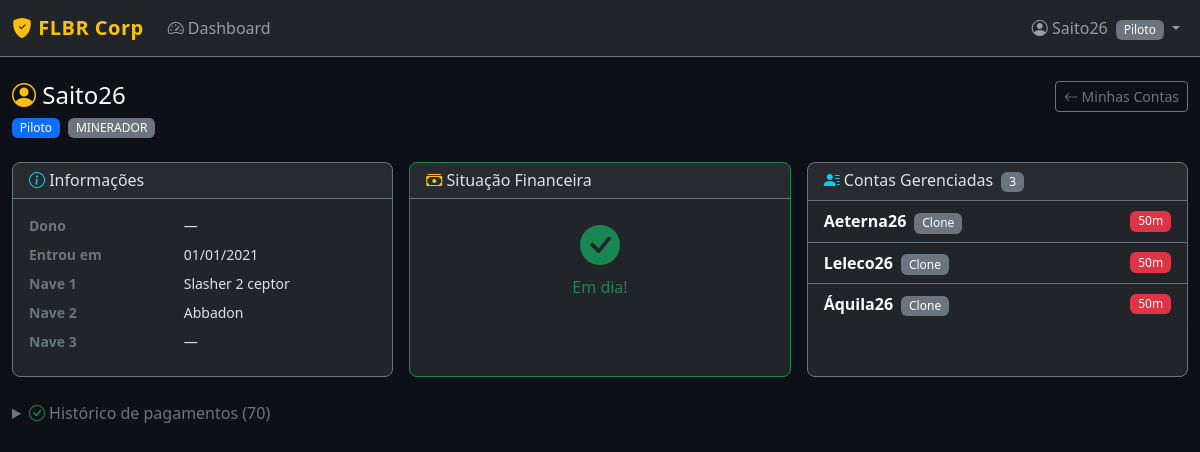
Page /players/86 (signed in) on the committed database.
### models.py (models this page shows, shortened)
class Player(UserMixin, db.Model):
    __tablename__ = 'players'
    id = db.Column(db.Integer, primary_key=True)
    name = db.Column(db.String(100), unique=True, nullable=False)
    category = db.Column(db.String(50), nullable=False)  # Novato, Clone, Piloto, Elite, Ministro, CEO, Contador, Administrador, Industrial
    occupation = db.Column(db.String(50))  # MINERADOR, PVE, PVP, ROLO
    account_owner = db.Column(db.String(100))  # nome real do dono
    parent_player_id = db.Column(db.Integer, db.ForeignKey('players.id'), nullable=True)
    doctrine_ship_1 = db.Column(db.String(100))
    doctrine_ship_2 = db.Column(db.String(100))
    doctrine_ship_3 = db.Column(db.String(100))
    has_outpost = db.Column(db.Boolean, default=False)
    join_date = db.Column(db.Date, default=date.today)
    password_hash = db.Column(db.String(256))
    active = db.Column(db.Boolean, default=True)
    created_at = db.Column(db.DateTime, default=datetime.utcnow)
    clones = db.relationship('Player', backref=db.backref('parent', remote_side=[id]),
                             foreign_keys=[parent_player_id])
    debts = db.relationship('Debt', backref='player', lazy='dynamic',
                            foreign_keys='Debt.player_id')
    attendances = db.relationship('EventAttendance', backref='player', lazy='dynamic')
    @property
    def is_novato(self):
        return self.category == 'Novato'
    @property
    def is_admin(self):
        return self.category in ADMIN_ROLES
    @property
    def can_view_all(self):
        return self.category in VIEW_ALL_ROLES
    @property
    def novato_over_limit(self):
        if not self.is_novato:
            return False
        delta = date.today() - self.join_date
        return delta.days > 90
    @property
    def total_debt(self):
        return db.session.query(db.func.sum(Debt.amount)).filter(
            Debt.player_id == self.id,
            Debt.paid == False
        ).scalar() or 0.0
    def get_accessible_player_ids(self):
        ids = {self.id}
        for clone in self.clones:
            if clone.active:
                ids.add(clone.id)
        owned = Player.query.filter(
            Player.account_owner == self.name,
            Player.active == True
        ).all()
        for p in owned:
            ids.add(p.id)
        return list(ids)
    def get_managed_accounts(self):
        all_ids = self.get_accessible_player_ids()
        return Player.query.filter(
            Player.id.in_(all_ids),
            Player.id != self.id,
            Player.active == True
        ).order_by(Player.name).all()

### routes/players.py (the view)
@players_bp.route('/<int:player_id>')
@login_required
def detail(player_id):
    player = Player.query.get_or_404(player_id)
    if not current_user.can_view_all:
        allowed = current_user.get_accessible_player_ids()
        if player_id not in allowed:
            abort(403)
    debts = Debt.query.filter_by(player_id=player_id).order_by(
        Debt.paid.asc(), Debt.created_at.desc()
    ).all()
    unpaid_debts = [d for d in debts if not d.paid]
    paid_debts = [d for d in debts if d.paid]
    total_unpaid = sum(d.amount for d in unpaid_debts)
    managed_accounts = player.get_managed_accounts()
    owner_player = None
    if player.account_owner:
        owner_player = Player.query.filter_by(name=player.account_owner, active=True).first()
    is_own_profile = (current_user.id == player_id)
    viewer_has_managed = bool(current_user.get_managed_accounts())
    return render_template('players/detail.html',
                           player=player,
                           unpaid_debts=unpaid_debts,
                           paid_debts=paid_debts,
                           total_unpaid=total_unpaid,
                           managed_accounts=managed_accounts,
                           owner_player=owner_player,
                           is_admin=current_user.is_admin,
                           is_own_profile=is_own_profile,
                           viewer_has_managed=viewer_has_managed)

### models.py (called while the page is built)
    @property
    def label(self):
        return self.LABELS.get(self.debt_type, self.debt_type)

### templates/players/detail.html (shortened to what this page needs)
{% extends 'base.html' %}
{% block content %}
<div class="d-flex justify-content-between align-items-start mb-4 flex-wrap gap-2">
    <div>
        <h4 class="mb-1 text-white">
            <i class="bi bi-person-circle text-warning"></i> {{ player.name }}
        </h4>
        <span class="badge bg-primary me-1">{{ player.category }}</span>
        <span class="badge bg-secondary me-1">{{ player.occupation or 'Sem ocupação' }}</span>
    </div>
    {% if is_own_profile and viewer_has_managed %}
    <div>
        <a href="{{ url_for('dashboard.index') }}" class="btn btn-sm btn-outline-secondary">
            <i class="bi bi-arrow-left"></i> Minhas Contas
        </a>
    </div>
    {% endif %}
</div>
<div class="row g-3 mb-4">
    <div class="col-md-4">
        <div class="card bg-dark border-secondary h-100">
            <div class="card-header border-secondary">
                <h6 class="mb-0"><i class="bi bi-info-circle text-info"></i> Informações</h6>
            </div>
            <div class="card-body">
                <dl class="row mb-0 small">
                    <dt class="col-5 text-secondary">Dono</dt>
                    <dd class="col-7">
                        {% if player.account_owner and owner_player %}
                        <a href="{{ url_for('players.detail', player_id=owner_player.id) }}" class="text-info text-decoration-none">
                            {{ player.account_owner }}
                        </a>
                        {% else %}
                        {{ player.account_owner or '—' }}
                        {% endif %}
                    </dd>
                    <dt class="col-5 text-secondary">Entrou em</dt>
                    <dd class="col-7">{{ player.join_date.strftime('%d/%m/%Y') }}</dd>
                    <dt class="col-5 text-secondary">Nave 1</dt>
                    <dd class="col-7">{{ player.doctrine_ship_1 or '<span class="text-danger">Sem nave</span>'|safe }}</dd>
                    <dt class="col-5 text-secondary">Nave 2</dt>
                    <dd class="col-7">{{ player.doctrine_ship_2 or '—' }}</dd>
                    <dt class="col-5 text-secondary">Nave 3</dt>
                    <dd class="col-7">{{ player.doctrine_ship_3 or '—' }}</dd>
                </dl>
            </div>
        </div>
    </div>
    <div class="col-md-4">
        <div class="card bg-dark border-{% if total_unpaid > 0 %}danger{% else %}success{% endif %} h-100">
            <div class="card-header border-secondary">
                <h6 class="mb-0"><i class="bi bi-cash-stack text-warning"></i> Situação Financeira</h6>
            </div>
            <div class="card-body text-center">
                {% if total_unpaid > 0 %}
                <div class="fs-1 fw-bold text-danger">{{ "%.0f"|format(total_unpaid) }}m</div>
                <div class="text-secondary">ISK em dívida</div>
                <div class="mt-2 text-secondary small">
                    {{ unpaid_debts|length }} cobrança(s) pendente(s)
                </div>
                {% if is_admin %}
                <form method="POST" action="{{ url_for('players.mark_all_paid', player_id=player.id) }}"
                      class="mt-3" onsubmit="return confirm('Marcar todas as dívidas como pagas?')">
                    <button class="btn btn-success btn-sm">
                        <i class="bi bi-check-all"></i> Quitar Tudo
                    </button>
                </form>
                {% endif %}
                {% else %}
                <div class="fs-1 fw-bold text-success"><i class="bi bi-check-circle-fill"></i></div>
                <div class="text-success">Em dia!</div>
                {% endif %}
            </div>
        </div>
    </div>
    {% if managed_accounts %}
    <div class="col-md-4">
        <div class="card bg-dark border-secondary h-100">
            <div class="card-header border-secondary">
                <h6 class="mb-0">
                    <i class="bi bi-person-lines-fill text-info"></i>
                    Contas Gerenciadas
                    <span class="badge bg-secondary ms-1">{{ managed_accounts|length }}</span>
                </h6>
            </div>
            <ul class="list-group list-group-flush">
                {% for acc in managed_accounts %}
                <li class="list-group-item bg-dark border-secondary d-flex justify-content-between align-items-center py-2">
                    <div>
                        <a href="{{ url_for('players.detail', player_id=acc.id) }}" class="text-white text-decoration-none fw-bold">
                            {{ acc.name }}
                        </a>
                        <span class="badge bg-secondary ms-1 small">{{ acc.category }}</span>
                    </div>
                    {% set acc_debt = acc.total_debt %}
                    {% if acc_debt > 0 %}
                    <span class="badge bg-danger">{{ "%.0f"|format(acc_debt) }}m</span>
                    {% else %}
                    <span class="badge bg-success"><i class="bi bi-check"></i></span>
                    {% endif %}
                </li>
                {% endfor %}
            </ul>
        </div>
    </div>
    {% endif %}
</div>
{% if paid_debts %}
<details class="mb-3">
    <summary class="text-secondary mb-2" style="cursor:pointer">
        <i class="bi bi-check-circle text-success"></i> Histórico de pagamentos ({{ paid_debts|length }})
    </summary>
</details>
{% endif %}
{% endblock %}

### templates/base.html (shortened to what this page needs)
<!DOCTYPE html>
<html lang="pt-BR" data-bs-theme="dark">
<head>
    <link href="https://cdn.jsdelivr.net/npm/bootstrap@5.3.3/dist/css/bootstrap.min.css" rel="stylesheet">
    <link href="https://cdn.jsdelivr.net/npm/bootstrap-icons@1.11.3/font/bootstrap-icons.min.css" rel="stylesheet">
    <link href="{{ url_for('static', filename='css/style.css') }}" rel="stylesheet">
</head>
<body>
{% if current_user.is_authenticated %}
<nav class="navbar navbar-expand-lg navbar-dark bg-dark border-bottom border-secondary">
    <div class="container-fluid">
        <a class="navbar-brand fw-bold text-warning" href="{{ url_for('dashboard.index') }}">
            <i class="bi bi-shield-fill-check"></i> FLBR Corp
        </a>
        <div class="collapse navbar-collapse" id="navMenu">
            <ul class="navbar-nav me-auto">
                <li class="nav-item">
                    <a class="nav-link {% if request.endpoint and request.endpoint.startswith('dashboard') %}active{% endif %}"
                       href="{{ url_for('dashboard.index') }}">
                        <i class="bi bi-speedometer2"></i> Dashboard
                    </a>
                </li>
            </ul>
            <ul class="navbar-nav">
                <li class="nav-item dropdown">
                    <a class="nav-link dropdown-toggle" href="#" data-bs-toggle="dropdown">
                        <i class="bi bi-person-circle"></i> {{ current_user.name }}
                        <span class="badge bg-secondary ms-1">{{ current_user.category }}</span>
                    </a>
                </li>
            </ul>
        </div>
    </div>
</nav>
{% endif %}
<div class="container-fluid py-4">
    {% block content %}{% endblock %}
</div>
</body>
</html>

### static/css/style.css (style rules this page uses)
body { background-color: #0d1117; color: #c9d1d9; }
.card { border-radius: 8px; }
.navbar-brand { font-size: 1.25rem; letter-spacing: 0.5px; }
.badge { font-weight: 500; }

### rows in the picture
Player: name "Saito26", category "Piloto", occupation "MINERADOR", account_owner "—", join_date "01/01/2021", doctrine_ship_1 "Slasher 2 ceptor", doctrine_ship_2 "Abbadon", doctrine_ship_3 "—"
Player: name "Aeterna26", category "Clone", acc_debt "50"
Player: name "Leleco26", category "Clone", acc_debt "50"
Player: name "Áquila26", category "Clone", acc_debt "50"

### other values in the picture
{{ managed_accounts|length }} "3"
{{ paid_debts|length }} "70"
